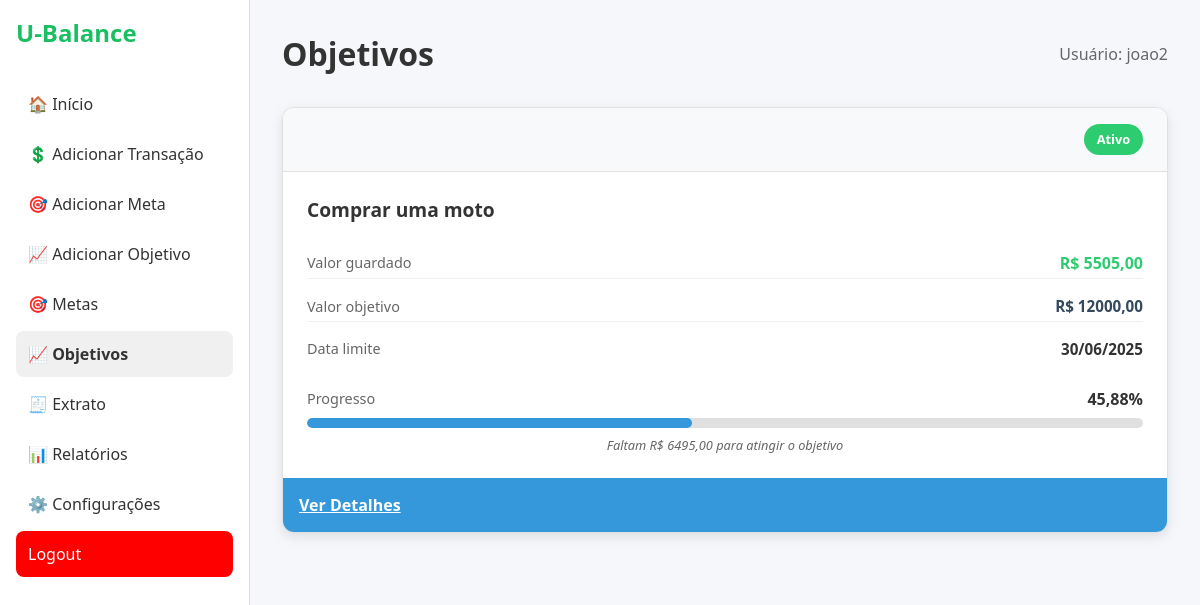
The app's page /objetivos/ (signed in) with its own data.
### apps/usuarios/models.py (models this page shows, shortened)
class CustomUser(AbstractUser):
    objects = CustomUserManager()
    saldoAtual = models.DecimalField(max_digits=12, decimal_places=2, default=0.00)
    dataUltimaTransacaoVerificada = models.DateField(default=date.today())

### apps/objetivos/models.py (models this page shows, shortened)
class Objetivos(models.Model):
    __opcoes_status = [
        ('A', 'Ativo'),
        ('T', 'Atrasado'),
        ('P', 'Pausado'),
        ('C', 'Concluido')
    ]
    user_fk = models.ForeignKey(settings.AUTH_USER_MODEL, on_delete=models.CASCADE, related_name='Objetivos')
    titulo = models.CharField(max_length=100, null=False)
    valor_objetivo = models.DecimalField(max_digits=12, decimal_places=2, null=False)
    valor_guardado = models.DecimalField(max_digits=12, decimal_places=2, default=0)
    data_inicio = models.DateField(auto_now_add=True)
    data_fim = models.DateField(null=False)
    status = models.CharField(max_length=1, choices=__opcoes_status, default='A')
    def porcentagem(self):
        if self.valor_guardado > 0:
            return round((self.valor_guardado/self.valor_objetivo)*100, 2)
        return 0
    def valor_faltante(self):
        return max(self.valor_objetivo - self.valor_guardado, Decimal('0'))
    def status_formatado(self):
        formatacao = {
              'A': 'Ativo'
            , 'T': 'Atrasado'
            , 'P': 'Pausado'
            , 'C': 'Concluido'
        }
        return formatacao.get(self.status)

### apps/objetivos/views.py (the view)
# urls.py: path('', views.menuObjetivos, name='menu_objetivos'),
def menuObjetivos(request):
    if not request.user.is_authenticated:
        return redirect(reverse('usuario:login'))
    getterobjetivos = GetObjetivo(request.user.id)
    objetivos = getterobjetivos.todosEmOrdem()
    categorias = Categoria.objects.all()
    context = {'objetivos': objetivos
             , 'todas_categorias_receita': categorias.filter(tipo='R')
             , 'todas_categorias_despesa': categorias.filter(tipo='D')
             , 'mes': date.today().month
             , 'ano': date.today().year
    }
    return render(request, 'objetivos.html', context)

### apps/objetivos/operacoes/objetivos.py (called while the page is built)
    def todosEmOrdem(self) -> list:
        objetivos = Objetivos.objects.filter(user_fk=self.user)
        ativos = objetivos.filter(status='A')
        pausado = objetivos.filter(status='P')
        atrasados = objetivos.filter(status='T')
        concluidos = objetivos.filter(status='C')
        ativos = sorted(ativos, key=lambda objetivo: abs(objetivo.valor_objetivo - objetivo.valor_guardado))
        pausado = sorted(pausado, key=lambda objetivo: abs(objetivo.valor_objetivo - objetivo.valor_guardado))
        atrasados = sorted(atrasados, key=lambda objetivo: abs(objetivo.valor_objetivo - objetivo.valor_guardado))
        concluidos = sorted(concluidos, key=lambda objetivo: abs(objetivo.valor_objetivo - objetivo.valor_guardado))
        return list(chain( ativos, atrasados, pausado, concluidos))

### apps/objetivos/templates/objetivos.html (shortened to what this page needs)
{% load static %}
<!DOCTYPE html>
<html lang="pt-br">
<head>
  <link rel="stylesheet" href="{% static 'core/css/style_dashboard.css' %}" />
  <link rel="stylesheet" href="{% static 'objetivos/css/objetivos.css' %}" />
</head>
<body>
  <aside class="sidebar">
    <h1>U-Balance</h1>
    <nav>
            <a href="{% url 'core:dashboard' %}">🏠 Início</a>
            <a href="" id="abrirModalTransacao">💲 Adicionar Transação</a>
            <a href="#" id="abrirModalMeta">🎯 Adicionar Meta</a>
            <a href="#" id="abrirModalObjetivo">📈 Adicionar Objetivo</a>
            <a href="{% url 'core:metas:meta' %}">🎯 Metas</a>
            <a href="{% url 'core:objetivos:menu_objetivos' %}" style="display:block; background-color: #f0f0f0; font-weight: 600;">📈 Objetivos</a>
            <a href="{% url 'core:menuExtrato' mes=mes ano=ano %}">🧾 Extrato </a>
            <a href="{% url 'core:metas:meta' %}">📊 Relatórios</a>
            <a href="{% url 'usuario:configuracoes' %}">⚙️ Configurações</a>
            <a href="{% url 'usuario:logout' %}" id="logout">Logout</a>
    </nav>
  </aside>
  <main class="content">
    <div class="objetivos-header">
      <h1>Objetivos</h1>
      <div class="usuario-info">Usuário: {{ user.username }}</div>
    </div>
    <div class="objetivos-grid">
      {% for objetivo in objetivos %}
      <div class="objetivo-card">
        <div class="objetivo-header">
          <div class="objetivo-status status-{{ objetivo.status_formatado|lower|slugify }}">
            {{ objetivo.status_formatado }}
          </div>
        </div>
        <div class="objetivo-content">
          <h3 class="objetivo-titulo">{{ objetivo.titulo }}</h3>
          <div class="objetivo-valores">
            <div class="valor-item">
              <span class="valor-label">Valor guardado</span>
              <span class="valor-amount valor-guardado">R$ {{ objetivo.valor_guardado|floatformat:2 }}</span>
            </div>
            <div class="valor-item">
              <span class="valor-label">Valor objetivo</span>
              <span class="valor-amount valor-objetivo">R$ {{ objetivo.valor_objetivo|floatformat:2 }}</span>
            </div>
            <div class="valor-item">
              <span class="valor-label">Data limite</span>
              <span class="valor-amount valor-data">{{ objetivo.data_fim|date:"d/m/Y" }}</span>
            </div>
          </div>
          <div class="objetivo-progresso">
            <div class="progresso-info">
              <span class="progresso-label">Progresso</span>
              <span class="progresso-percentage">{{ objetivo.porcentagem }}%</span>
            </div>
            <div class="progresso-bar">
              <div class="progresso-fill {% if objetivo.porcentagem > 60 %}progresso-bom{% endif %}"
                   style="width: {{ objetivo.porcentagem|floatformat:0 }}%;">
              </div>
            </div>
            <div class="progresso-detalhes">
              <span>Faltam R$ {{ objetivo.valor_faltante|floatformat:2 }} para atingir o objetivo</span>
            </div>
          </div>
        </div>
        <a href="{% url 'core:objetivos:detalhe_objetivo' objetivo.id %}" class="btn-ver-mais">
           Ver Detalhes
        </a>
      </div>
      {% endfor %}
    </div>
  </main>
</body>
</html>

### apps/core/static/core/css/style_dashboard.css (style rules this page uses)
* { margin: 0; padding: 0; box-sizing: border-box; font-family: 'Segoe UI', sans-serif; }
body { display: flex; background: #f5f7fa; }
.sidebar { width: 250px; background-color: #ffffff; border-right: 1px solid #ddd; height: 108vh; padding: 1rem; }
.sidebar h1 { font-size: 1.5rem; color: #1abf63; margin-bottom: 2rem; }
.sidebar nav a { display: block; padding: 0.75rem; text-decoration: none; color: #333; margin: 0.25rem 0; border-radius: 8px; }
.content { flex: 1; padding: 2rem; }
#logout { background-color: red; color: white; }

### apps/objetivos/static/objetivos/css/objetivos.css (style rules this page uses)
.objetivos-header { display: flex; justify-content: space-between; align-items: center; margin-bottom: 2rem; }
.objetivos-header h1 { font-size: 2rem; color: #333; margin: 0; }
.usuario-info { font-size: 1rem; color: #666; font-weight: 500; }
.objetivos-grid { display: grid; grid-template-columns: repeat(auto-fit, minmax(350px, 1fr)); gap: 1.5rem; margin-bottom: 2rem; }
.objetivo-card { background-color: #fff; border-radius: 12px; box-shadow: 0 4px 12px rgba(0,0,0,0.1); border: 1px solid #e0e0e0; overflow: hidden; transition: transform 0.3s ease, box-shadow 0.3s ease; min-height: 300px; display: flex; flex-direction: column; justify-content: space-between; }
.objetivo-header { display: flex; justify-content: flex-end; align-items: center; padding: 1rem 1.5rem; background-color: #f8f9fa; border-bottom: 1px solid #e0e0e0; }
.objetivo-status { padding: 0.4rem 0.8rem; border-radius: 20px; font-size: 0.8rem; font-weight: 600; color: white; }
.status-ativo { background-color: #2ecc71; }
.objetivo-content { padding: 1.5rem; flex: 1; }
.objetivo-titulo { font-size: 1.2rem; color: #333; margin-bottom: 1.5rem; font-weight: 600; }
.objetivo-valores { display: flex; flex-direction: column; gap: 0.75rem; margin-bottom: 1.5rem; }
.valor-item { display: flex; justify-content: space-between; align-items: center; padding: 0.3rem 0; border-bottom: 1px solid #f0f0f0; }
.valor-item:last-child { border-bottom: none; }
.valor-label { color: #666; font-weight: 500; font-size: 0.9rem; }
.valor-amount { font-weight: 600; font-size: 0.95rem; }
.valor-guardado { color: #2ecc71; font-size: 1rem; }
.valor-objetivo { color: #34495e; }
.valor-data { color: #333; }
.objetivo-progresso { margin-top: 1.5rem; }
.progresso-info { display: flex; justify-content: space-between; align-items: center; margin-bottom: 0.5rem; }
.progresso-label { color: #666; font-weight: 500; font-size: 0.9rem; }
.progresso-percentage { color: #333; font-weight: 700; font-size: 1rem; }
.progresso-bar { width: 100%; height: 10px; background-color: #e0e0e0; border-radius: 5px; overflow: hidden; margin-bottom: 0.5rem; }
.progresso-fill { height: 100%; background-color: #3498db; border-radius: 5px; transition: width 0.3s ease; }
.progresso-detalhes { font-size: 0.8rem; color: #666; text-align: center; font-style: italic; margin-top: 0.5rem; }
.btn-ver-mais { width: 100%; padding: 1rem; background-color: #3498db; color: white; border: none; font-size: 1rem; font-weight: 600; cursor: pointer; transition: background-color 0.3s ease; }

### records on screen
CustomUser: username "joao2"
Objetivos: status_formatado "Ativo", titulo "Comprar uma moto", valor_guardado "5505,00", valor_objetivo "12000,00", data_fim "30/06/2025", porcentagem "45,88", valor_faltante "6495,00"
